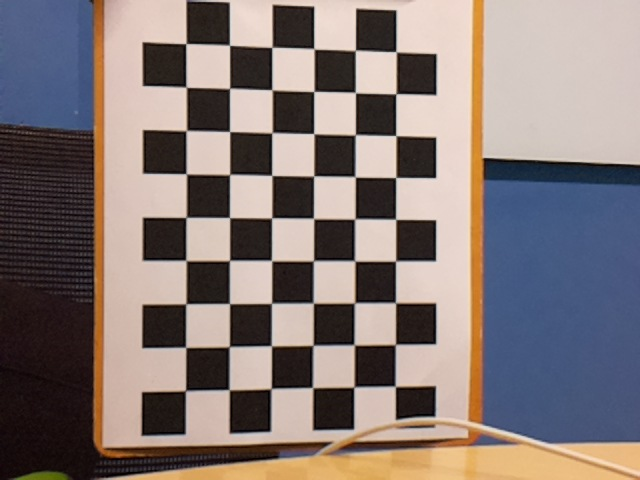
#> input picture Stereoscopic/CalibrationTesting/Cam0Chess/image1.jpg, 640 x 480 px
$ python findCornersTest.py
#> lines starting #> are read from the running program, lines starting #| are printed output that depends on the picture; after the words box and inside, x2 and y2 are one past the last pixel; in counts of white or black regions, pixels touching at a corner belong together
import cv2
import numpy as np
import os

# Ask for the directory path
directory = input("Enter the path to the directory containing .jpg files: ")
#> the answer given: Cam0Chess

# Iterate through all .jpg files in the directory
for filename in os.listdir(directory):
    if filename.endswith(".jpg"):
        # Construct full file path
        file_path = os.path.join(directory, filename)

        # Read the image file
        image = cv2.imread(file_path)
#> image is the input picture: shape (480, 640, 3); mean B, G, R 117.7, 120.2, 132.2

        # Convert the image to grayscale
        gray = cv2.cvtColor(image, cv2.COLOR_BGR2GRAY)
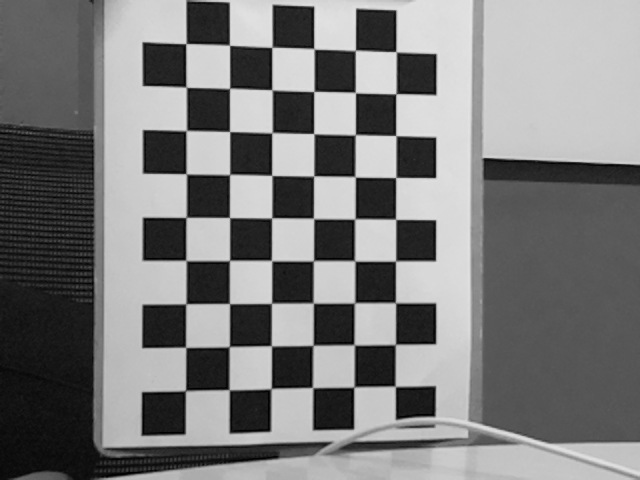
#> gray: shape (480, 640); min 0, max 230, mean 123.5

        # Define the chessboard dimensions (9x6)
        pattern_size = (9, 6)

        # Find the chessboard corners
        ret, corners = cv2.findChessboardCorners(gray, pattern_size, None)
#> ret = True; corners = 54 rows, first 8: [185.4, 390.8], [185.8, 347], [185.9, 303.9], [185, 259.6], [186, 216.9], [185.8, 173.4], [186.6, 130.5], [186.5, 87.56]

        if ret:
            # Draw the chessboard corners
            cv2.drawChessboardCorners(image, pattern_size, corners, ret)
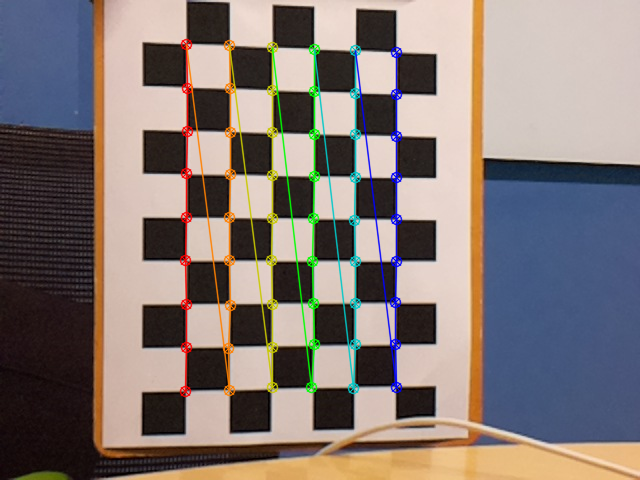
#> image: shape (480, 640, 3); 5% of pixels changed, all inside (x1, y1, x2, y2) = (179, 38, 403, 398)
            # Display the image
            cv2.imshow('Chessboard Corners', image)
            # Wait for a key press to continue to the next image
            cv2.waitKey(0)
        else:
            print(f"Chessboard corners not found in: {filename}")
#> pass 2 of the loop `for filename in os.listdir(directory):`:
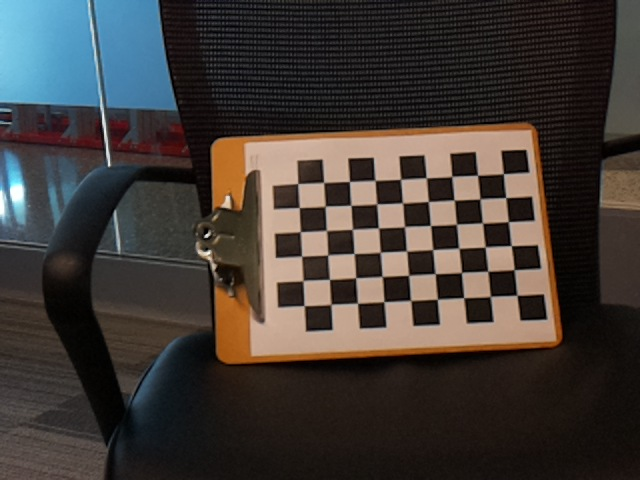
#> input picture Stereoscopic/CalibrationTesting/Cam0Chess/image10.jpg, 640 x 480 px
#> image is the input picture: shape (480, 640, 3); mean B, G, R 54.9, 58.8, 64.8
#> `gray = cv2.cvtColor(image, cv2.COLOR_BGR2GRAY)`:
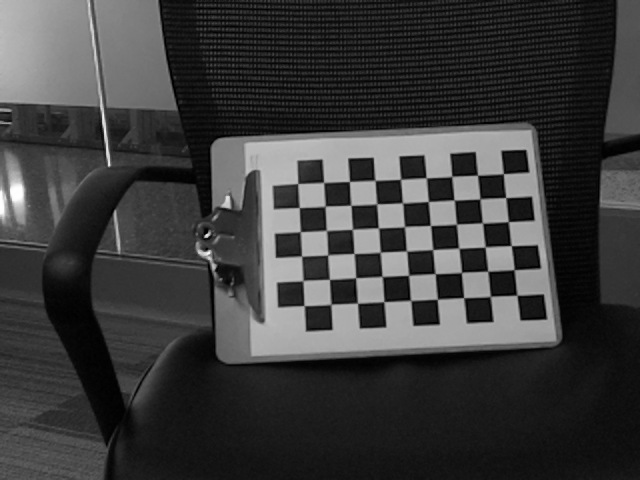
#> gray: shape (480, 640); min 0, max 255, mean 60.1
#> corners = 54 rows, first 8: [517, 295.3], [490.4, 296.4], [463.5, 297.5], [437.4, 299.4], [410.8, 300.5], [383.7, 301.6], [357.5, 303.2], [331.1, 304.2]
#> `cv2.drawChessboardCorners(image, pattern_size, corners, ret)`:
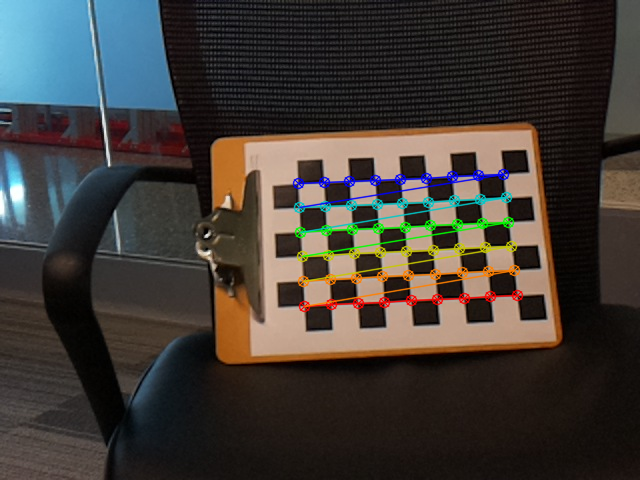
#> image: shape (480, 640, 3); 3.51% of pixels changed, all inside (x1, y1, x2, y2) = (292, 168, 524, 313)

# Close all OpenCV windows
cv2.destroyAllWindows()

print("Processing complete.")
